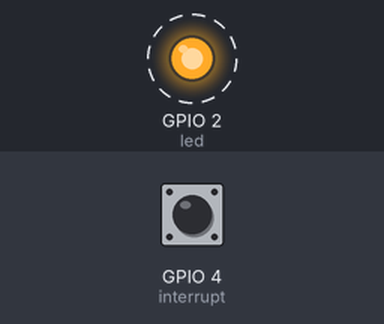
The sketch below on a simulated ESP32. Shown: output pins drawn as LEDs (lit = HIGH). Dashed ring = blinking. Inputs (shaded band) come from the test bench; at power-on: GPIO 4 (interrupt) HIGH.

Above: at 0.5 s.
Timing chart, 0 to 4.6 s (numbered marks = the images above):
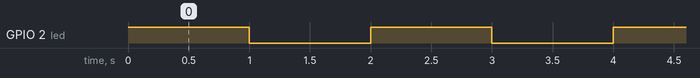

Measured:
- by itself, GPIO 2 (led): alternates HIGH for 1.0 s and LOW for 1.0 s

The sketch:

Blink_interupt.ino
```cpp
//Write the  program timer interrupt based LED blink
//ESP32
//Author:- Amit kumar

int led = 2;//D2 This is a Board LED Pin
int interrupt = 4;//D4 this is a interrupt pin
volatile int state = LOW;//hold the state of LED when toggling

void setup() {
  pinMode(led, OUTPUT);
  /* set the interrupt pin as input pullup*/
  pinMode(interrupt, INPUT_PULLUP);
  attachInterrupt(digitalPinToInterrupt(interrupt), blink, CHANGE);
}

void loop() {
  blink();
}

/* interrupt function toggle the LED */
void blink() {
  state = !state;
  if(!state)
  {
    digitalWrite(led, state);
  }
  else
  {

    digitalWrite(led, HIGH);
  delay(1000);
  digitalWrite(led, LOW);
  delay(1000);
  }
}
```
